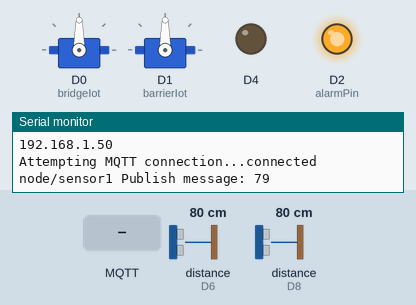
Recording of a sketch running on a simulated ESP8266 (NodeMCU). Shown: 2 × servo, output pins drawn as LEDs (lit = HIGH), the last lines printed to the serial monitor. Wiring (inferred from the names in the program): 2 × ultrasonic range finder: trigger D7, echo D8 / trigger D5, echo D6. The inputs (shaded band) are chosen by the test bench; at power-on: distance to the obstacle (sensors on D6, D8) 80 cm. The echo pulse lasts 58.3 µs per cm; WiFi joins after 1.5 s; servers stay silent unless stated; no MQTT or app messages arrive unless stated; pins used as bus, display or sensor lines are not drawn.

Above: at 2.7 s.
2.8 s: MQTT message "node/alarm" arrives on the first subscribed topic
At 5.0 s:
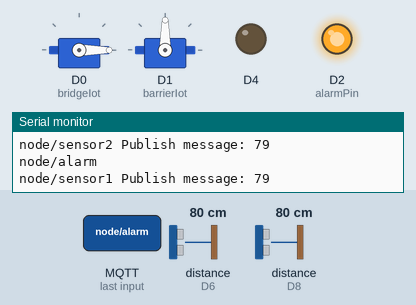
5.5 s: MQTT message "node/barrier" arrives on the third subscribed topic
At 7.0 s:
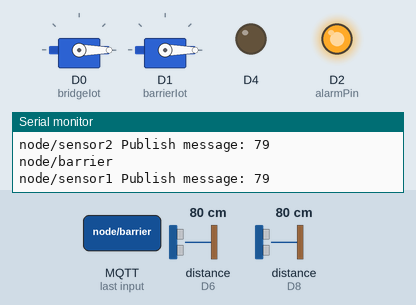
7.5 s: MQTT message "90" arrives on the first subscribed topic
At 8.9 s:
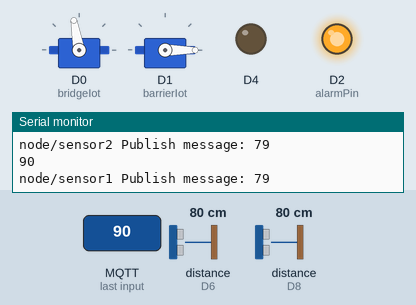
9.5 s: MQTT message "1" arrives on the second subscribed topic
At 10.9 s:
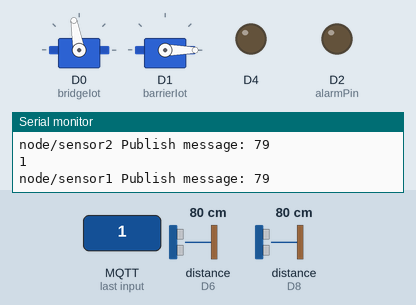
11.5 s: MQTT message "node/bridge" arrives on the first subscribed topic
At 12.9 s:
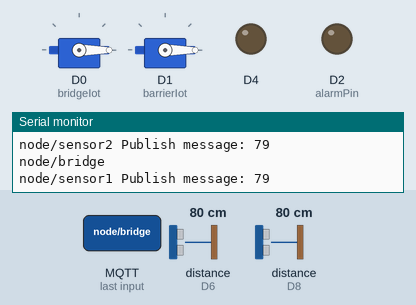
13.5 s: MQTT message "90" arrives on the third subscribed topic
At 14.8 s:
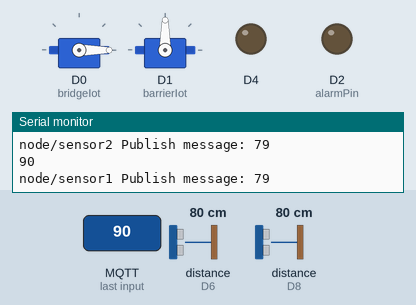
Timing chart, 0 to 16.5 s (numbered marks = the images above; inputs shaded):
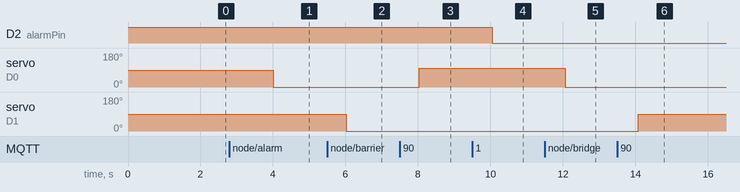

Measured:
- after the input at 2.8 s, servo on D0 (bridgeIot): 90° → 0° after 1.2 s
- after the input at 5.5 s, servo on D1 (barrierIot): 90° → 0° after 0.53 s
- after the input at 7.5 s, servo on D0 (bridgeIot): 0° → 100° after 0.54 s
- after the input at 9.5 s, D2 (alarmPin): HIGH → LOW after 0.55 s
- after the input at 11.5 s, servo on D0 (bridgeIot): 100° → 0° after 0.56 s
- after the input at 13.5 s, servo on D1 (barrierIot): 0° → 90° after 0.57 s

The sketch:

code.ino
```cpp
#include <ESP8266WiFi.h>
#include <PubSubClient.h>
#include <Servo.h>

// Update these with values suitable for your network.

const char* ssid = "Bell–LaPadula-iot";
const char* password = "icl@iot!";
const char* mqttServer = "192.168.137.36";
const char* mqttUser = "mastermcca";
const char* mqttPassword = "vpjkg-hk,kot";

//Senser 1
const int trigPin1 = D5;
const int echoPin1 = D6;

//Senser 2
const int trigPin2 = D7;
const int echoPin2 = D8;

//bridge D0
Servo bridgeIot;

//barrier D1
Servo barrierIot;

//alarm
const int alarmPin = D2;

//senser ตัวแปร
long duration;
int distance;
long cm;

//wifi
WiFiClient espClient;
PubSubClient client(espClient);
unsigned long lastMsg = 0;
#define MSG_BUFFER_SIZE  (50)
char msg[MSG_BUFFER_SIZE];

void setup_wifi() {

  delay(10);
  // We start by connecting to a WiFi network
  Serial.println();
  Serial.print("Connecting to ");
  Serial.println(ssid);

  WiFi.mode(WIFI_STA);
  WiFi.begin(ssid, password);

  while (WiFi.status() != WL_CONNECTED) {
    delay(500);
    Serial.print(".");
  }

  randomSeed(micros());

  Serial.println("");
  Serial.println("WiFi connected");
  Serial.println("IP address: ");
  Serial.println(WiFi.localIP());
}

void callback(char* topic, byte* payload, unsigned int length) {
  String receivedtopic = topic;
  String receivedpayload ;
  int senserToInt;

  for (int i = 0; i < length; i++) {
    receivedpayload += (char)payload[i];
    Serial.print((char)payload[i]);
  }

  senserToInt = receivedpayload.toInt();
  Serial.println();

  if(receivedtopic == "node/alarm"){ //Alarm
    if(senserToInt == 1){
       digitalWrite(alarmPin, LOW);
       //alarn On
    }else{
      digitalWrite(alarmPin, HIGH);
      //alarn oFF
    }
  }else if(receivedtopic == "node/barrier"){ //barrier
    barrierIot.write(senserToInt);
  }else if(receivedtopic == "node/bridge"){ //bridge
    senserToInt = senserToInt*2;
    if(senserToInt > 100){
      senserToInt = 100;
    }
    bridgeIot.write(senserToInt);
  }
}

void reconnect() {
  // Loop until we're reconnected
  while (!client.connected()) {
    Serial.print("Attempting MQTT connection...");
    if (client.connect("ESP32Client", mqttUser, mqttPassword )) {
      Serial.println("connected");
      // Once connected, publish an announcement...
      client.publish("node/connect", "MQTT Server is Connected");
      // ... and resubscribe
      client.subscribe("node/bridge");
      client.subscribe("node/alarm");
      client.subscribe("node/barrier");
    } else {
      Serial.print("failed, rc=");
      Serial.print(client.state());
      Serial.println(" try again in 5 seconds");
      // Wait 5 seconds before retrying
      delay(5000);
    }
  }
}

void setup() {
  pinMode(BUILTIN_LED, OUTPUT);     // Initialize the BUILTIN_LED pin as an output
  pinMode(trigPin1, OUTPUT); // Sets the trigPin1 as an Output
  pinMode(echoPin1, INPUT); // Sets the echoPin1 as an Input
  pinMode(trigPin2, OUTPUT); // Sets the trigPin2 as an Output
  pinMode(echoPin2, INPUT); // Sets the echoPin2 as an Input
  pinMode(alarmPin, OUTPUT); // Sets the alarmPin as an Output
  bridgeIot.attach(D0); // Sets the bridgeIot as an Output
  barrierIot.attach(D1);
  Serial.begin(115200);
  digitalWrite(alarmPin, HIGH); //set alarm off when start
  setup_wifi();
  client.setServer(mqttServer, 1883);
  client.setCallback(callback);
}

void loop() {

  if (!client.connected()) {
    reconnect();
  }
  client.loop();

  unsigned long now = millis();
  if (now - lastMsg > 2000) {
    lastMsg = now;
    //int sensor1 = checkSensor1();
    Serial.println();

    int u1 = getLength(echoPin1, trigPin1); // วัดระยะทาง Ultrasonic ตัวที่ 1
    Serial.print("node/sensor1 Publish message: ");
    Serial.println(u1);
    snprintf (msg, MSG_BUFFER_SIZE, "%ld", u1);
    client.publish("node/sensor1", msg);
    memset(msg, 0, sizeof(msg));
    delay(1000);

    int u2 = getLength(echoPin2, trigPin2); // วัดระยะทาง Ultrasonic ตัวที่ 2
    Serial.print("node/sensor2 Publish message: ");
    Serial.println(u2);
    snprintf (msg, MSG_BUFFER_SIZE, "%ld", u2);
    client.publish("node/sensor2", msg);
    memset(msg, 0, sizeof(msg));
    delay(1000);
  }
}

//เช็คระยะห่าง sensor
int getLength(int echo, int trig){
  // Clears the trigPin
  digitalWrite(trig, LOW);
  delayMicroseconds(2);

  // Sets the trigPin on HIGH state for 10 micro seconds
  digitalWrite(trig, HIGH);
  delayMicroseconds(10);
  digitalWrite(trig, LOW);

  // Reads the echoPin, returns the sound wave travel time in microseconds
  duration = pulseIn(echo, HIGH);

  // Calculating the distance
  distance= duration*0.034/2;
  return(distance);
}
```
